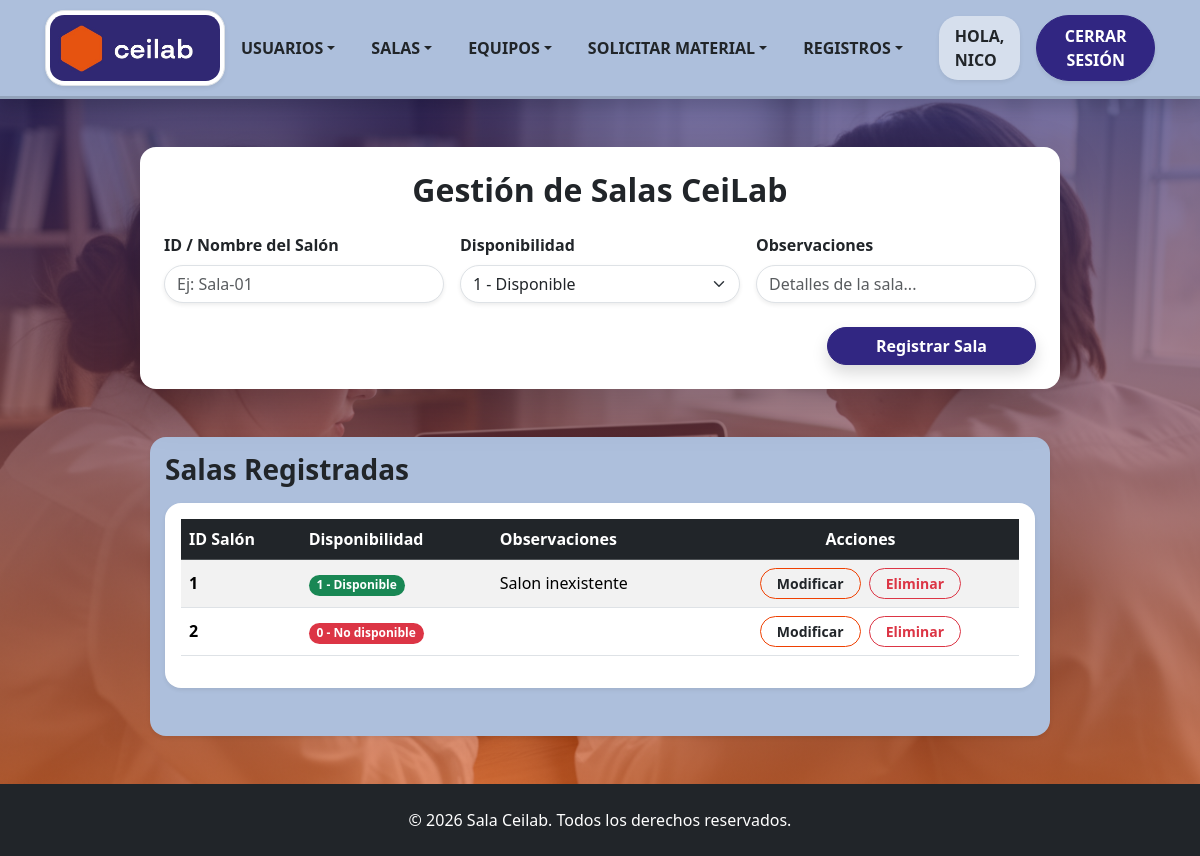
Before: /Formularios/gestionarSala.php (signed in) with the older database file.
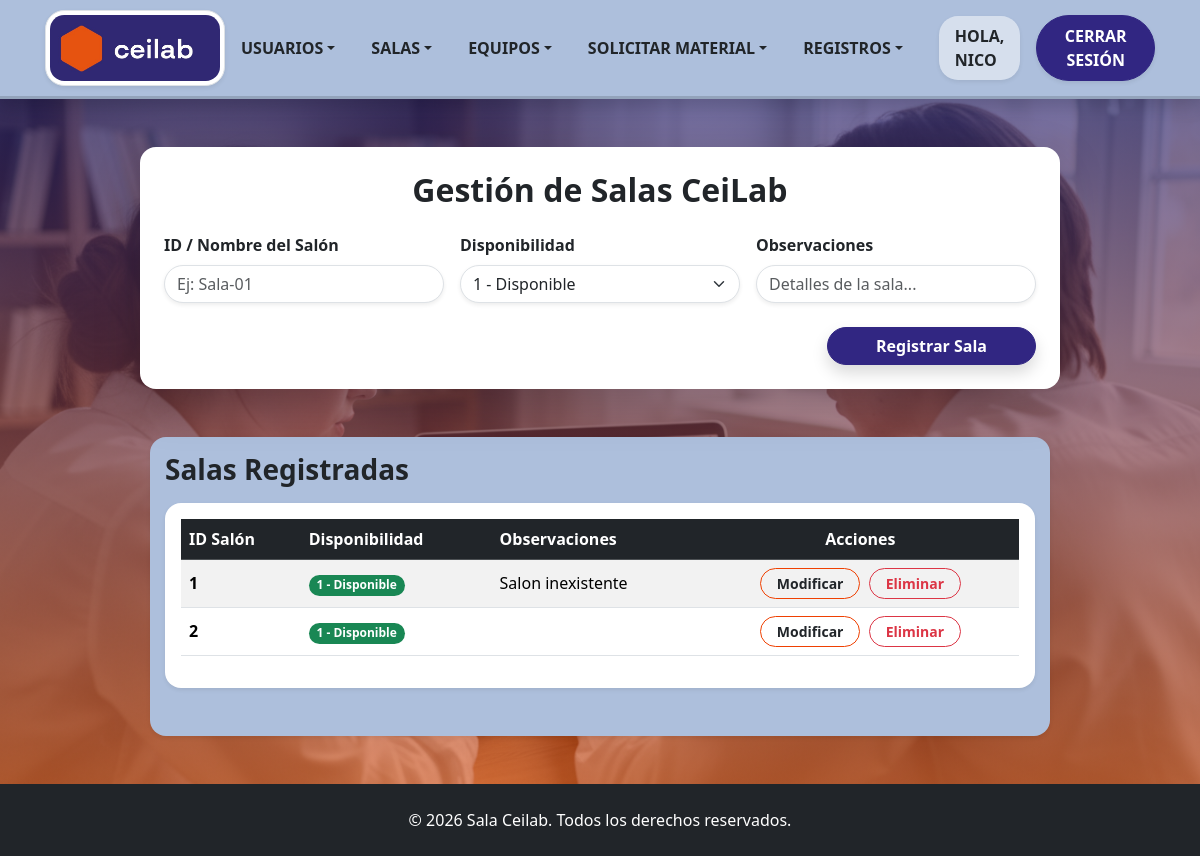
After: the same page with the newer database file.
### tables this page shows
CREATE TABLE `sala_ceilab` (
  `IDSalon` int(15) NOT NULL,
  `Observaciones` varchar(50) DEFAULT NULL,
  `Disponibilidad` tinyint(1) DEFAULT NULL
);

### Clases/ClsSala.php (called while the page is built, shortened)
<?php
class ClsSala {
    public function listarSalas() {
        $objConexion = new Conexion();
        $link = $objConexion->conectar();
        $sql = "SELECT IDSalon, Observaciones, Disponibilidad FROM sala_ceilab";
        $resultado = mysqli_query($link, $sql);
        $salas = [];
        if ($resultado) {
            while ($row = mysqli_fetch_assoc($resultado)) {
                $salas[] = $row;
            }
        }
        return $salas;
    }
}
?>

### Formularios/gestionarSala.php (the view, shortened to what the changed rows need)
<?php
require_once '../Clases/ClsSala.php';
$objSala = new ClsSala();
$salaEditando = null;
$listaSalas = $objSala->listarSalas();
?>
<!DOCTYPE html>
<html lang="es">
    <head>
        <link href="../bootstrap_theme/bootstrap.css" rel="stylesheet" type="text/css">
        <link rel="stylesheet" href="../Estilos/blocks.css">
        <link href="../Estilos/style.css" rel="stylesheet">
    </head>
    <body class="d-flex flex-column min-vh-100 bg-light">
        <section class="hero-section flex-fill pb-5 pt-5">
            <div class="container">
                <div class="row justify-content-center">
                    <div class="col-lg-10">
                        <div class="card shadow-lg border-0 rounded-4 p-4 mb-5 bg-white bg-opacity-95">
                            <h2 class="text-center fw-bold text-dark mb-4">
                                <?php echo $salaEditando ? 'Modificar Sala: ' . htmlspecialchars($salaEditando['IDSalon']) : 'Gestión de Salas CeiLab'; ?>
                            </h2>
                        </div>
                    </div>
                </div>
            </div>
            <div class="container pb-5 pt-3 rounded shadow-sm col-md-10 col-xl-9" style="background-color: #adbfdc;">
                <div class="row">
                    <div>
                        <?php if (count($listaSalas) > 0): ?>
                            <div class="table-responsive bg-white p-3 shadow-sm rounded">
                                <table class="table table-striped table-hover align-middle">
                                    <thead class="table-dark">
                                        <tr>
                                            <th>ID Salón</th>
                                            <th>Disponibilidad</th>
                                            <th>Observaciones</th>
                                            <th class="text-center">Acciones</th>
                                        </tr>
                                    </thead>
                                    <tbody>
                                        <?php foreach ($listaSalas as $sala):
                                            $disp = (string)$sala['Disponibilidad'];
                                            $esDisponible = ($disp === '1');
                                            $textoDisp = $esDisponible ? '1 - Disponible' : '0 - No disponible';
                                            $claseBadge = $esDisponible ? 'success' : 'danger';
                                        ?>
                                            <tr>
                                                <td class="fw-bold"><?php echo htmlspecialchars($sala['IDSalon']); ?></td>
                                                <td>
                                                    <span class="badge bg-<?php echo $claseBadge; ?>">
                                                        <?php echo $textoDisp; ?>
                                                    </span>
                                                </td>
                                                <td><?php echo htmlspecialchars($sala['Observaciones']); ?></td>
                                                <td class="text-center">
                                                    <a href="gestionarSala.php?editar=<?php echo urlencode($sala['IDSalon']); ?>" class="btn btn-sm btn-outline-warning text-dark rounded-pill fw-bold px-3 me-1">Modificar</a>
                                                    <button type="button" class="btn btn-sm btn-outline-danger fw-bold px-3 rounded-pill" data-bs-toggle="modal" data-bs-target="#modalEliminar" data-idsalon="<?php echo htmlspecialchars($sala['IDSalon']); ?>">
                                                        Eliminar
                                                    </button>
                                                </td>
                                            </tr>
                                        <?php endforeach; ?>
                                    </tbody>
                                </table>
                            </div>
                        <?php else: ?>
                            <div class='alert alert-info text-center bg-white mb-0'>No hay salas registradas actualmente.</div>
                        <?php endif; ?>
                    </div>
                </div>
            </div>
        </section>
    </body>
</html>

Changed rows visible on the page:
changed sala_ceilab id 2: Disponibilidad "0 - No disponible" → "1 - Disponible"
